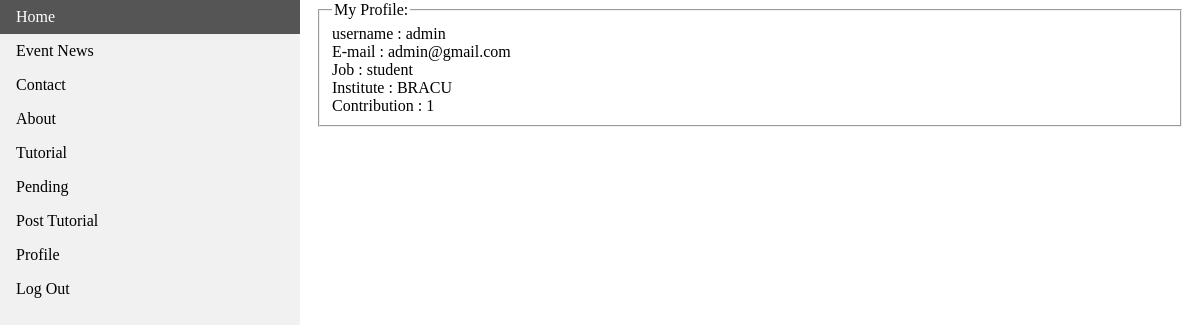
The app's page /profile.php (signed in) with its own data.
### tables this page shows
CREATE TABLE `account_info` (
  `user_id` int(11) NOT NULL,
  `username` varchar(10) NOT NULL,
  `mail_id` varchar(20) NOT NULL,
  `job` varchar(10) NOT NULL,
  `institute` varchar(30) NOT NULL,
  `password` varchar(40) NOT NULL,
  `contribution` int(11) NOT NULL DEFAULT '0',
  `admin_check` int(11) NOT NULL DEFAULT '0'
);

### profile.php (the view, shortened to what this page needs)
<!doctype html>
<html lang="en">
<link href="style1.css" rel="stylesheet">
<head>
</head>
<body>
    <?php
        require 'connect.php';
        if(!isset($_SESSION['mail']) && !isset($_SESSION['pass'])){
            include 'NavigateBar.php';
            echo "<div style=\"margin-left:25%;padding:1px 16px;height:1000px;\">";
            echo "Please, login <a href = 'login.php'>here</a>";
            echo "</div>";
            echo "Please, login <a href = 'login.php'>here</a>";
        }else{
            if($_SESSION['admin'] == 1) include 'NavigateBarAdmin.php';
            else include 'NavigateBarCont.php';
    ?>
        <div style="margin-left:25%;padding:1px 16px;height:1000px;">
            <form>
                <fieldset>
                    <legend>My Profile:</legend>
                    <?php
                        $mail = $_SESSION['mail'];
                        $pass = $_SESSION['pass'];
                        $sql = "select * from account_info where mail_id = '$mail' and password = '$pass' ";
                        $result = mysqli_query($conn,$sql);
                        while($arr = mysqli_fetch_array($result,MYSQLI_ASSOC)){
                            echo "<label>username : </label> {$arr['username']}<br/>";
                            echo "<label>E-mail : </label> {$arr['mail_id']}<br/>";
                            echo "<label>Job : </label> {$arr['job']}<br/>";
                            echo "<label>Institute : </label> {$arr['institute']}<br/>";
                            echo "<label>Contribution : </label> {$arr['contribution']}<br/>";
                        }
                    ?>
                </fieldset>
            </form>
        </div>
        <?php
        }
    ?>
</body>
</html>

### style1.css (style rules this page uses)
body { margin: 0; }

### records on screen
account_info: username "admin", mail "admin@gmail.com", job "student", institute "BRACU", contribution "1"
